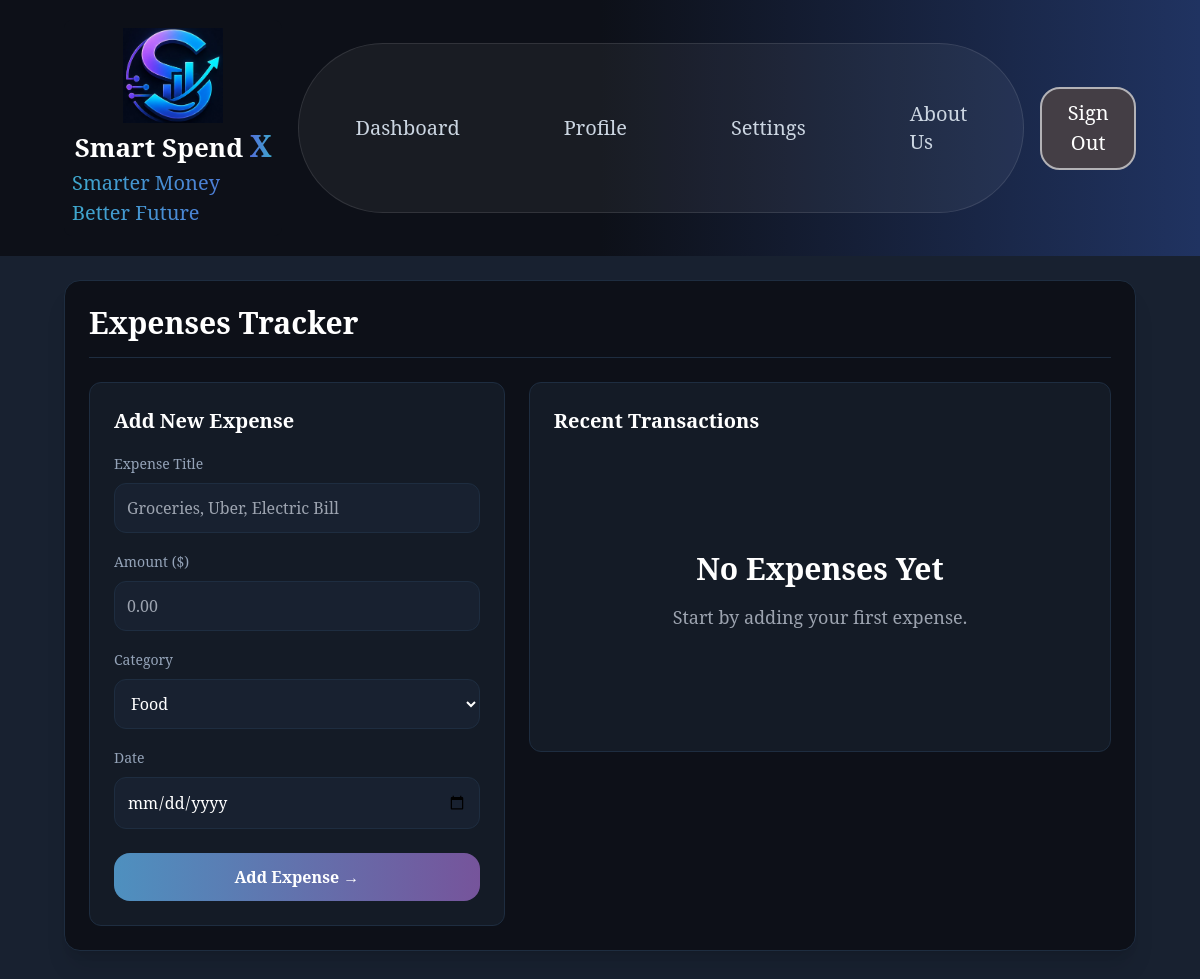
Page /expenses/ (signed in) on the earlier database version.
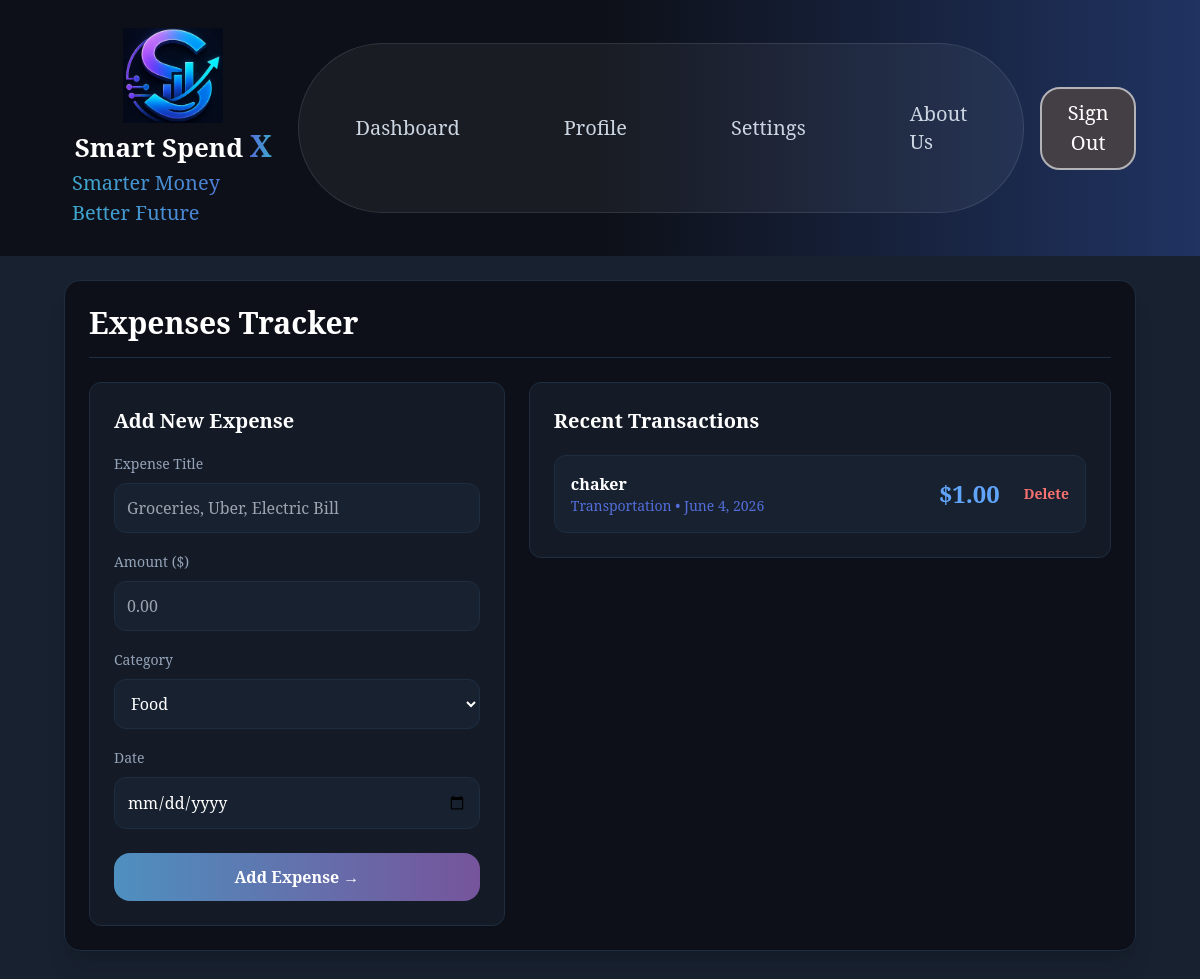
Same page on the later database version.
### app1/models.py (models this page shows, shortened)
class Expense(models.Model):
    CATEGORY_CHOICES = [
        ("Food", "Food"),
        ("Transportation", "Transportation"),
        ("Entertainment", "Entertainment"),
        ("Bills", "Bills"),
        ("Other", "Other"),
    ]
    user = models.ForeignKey(User, on_delete=models.CASCADE, null=True, blank=True)
    title = models.CharField(max_length=100)
    amount = models.DecimalField(max_digits=10, decimal_places=2)
    category = models.CharField(max_length=50, choices=CATEGORY_CHOICES)
    date = models.DateField()

### app1/views.py (the view, shortened to what this page needs)
# urls.py: path("expenses/", views.expenses_view, name="expenses"),
@login_required
def expenses_view(request):
    expenses = Expense.objects.filter(user=request.user).order_by("-date")
    return render(request, "expenses.html", {
        "expenses": expenses,
        "currency": get_currency_symbol(request.user),
    })

### app1/views.py (called while the page is built)
def get_currency_symbol(user):
    try:
        profile = user.userprofile
        symbols = {'USD': '$', 'ILS': '₪', 'EUR': '€'}
        return symbols.get(profile.currency, '$')
    except Exception:
        return '$'

### app1/templates/expenses.html (shortened to what the changed rows need)
{% load static %}
<!DOCTYPE html>
<html lang="en">
<head>
<link rel="stylesheet" href="https://cdnjs.cloudflare.com/ajax/libs/font-awesome/6.5.0/css/all.min.css">
<script src="https://cdn.tailwindcss.com"></script>
</head>
<body class="bg-[#182130] text-[#b8d5d9] min-h-screen flex flex-col gap-6">
<nav class="bg-gradient-to-r from-[#0d1018] via-[#0d1018] to-[#203361] px-6 md:px-16 py-5 relative z-50">
<div class="max-w-8xl mx-auto flex justify-between items-center">
<div class="flex flex-col items-center bg-[#0d1018] p-2 rounded-lg min-w-[200px]">
<h1 class="text-white text-[26px] font-bold">
        Smart Spend
<span class="text-[30px] bg-gradient-to-r from-[#536eda] via-[#3ea8cd] to-[#76549b] bg-clip-text text-transparent animate-gradient">X</span>
</h1>
</div>
</div>
</nav>
<main class="max-w-7xl mx-auto w-full px-4 md:px-16 flex-1 mb-10">
<section class="w-full bg-[#0d1018] p-6 rounded-2xl border border-[#1e2d40] shadow-xl">
    <h2 class="text-3xl font-bold border-b border-[#1e2d40] pb-4 mb-6 text-white">
        Expenses Tracker
</h2>
    <div class="grid grid-cols-1 lg:grid-cols-[1fr_1.4fr] gap-6 items-start">
<div class="border border-[#1e2d40] bg-[#141b26] rounded-xl p-6">
            <div id="expenses-list" class="space-y-4">
                {% if expenses %}
                    {% for expense in expenses %}
<div id="expense-{{ expense.id }}"
                         class="p-4 rounded-xl bg-[#182130] border border-[#1e2d40] flex justify-between items-center hover:border-slate-600 transition-colors">
<div>
<h4 class="text-white font-bold">{{ expense.title }}</h4>
<p class="text-sm text-[#536eda]">{{ expense.category }} • {{ expense.date }}</p>
</div>
<div class="flex items-center gap-6">
<span class="text-2xl font-bold text-blue-400">{{ currency }}{{ expense.amount }}</span>
<button onclick="deleteExpense({{ expense.id }})"
                                    class="text-red-400 hover:text-red-300 transition duration-300 font-semibold text-sm">
                                Delete
</button>
</div>
</div>
                    {% endfor %}
                {% else %}
<div id="no-expenses" class="text-center py-24">
<h3 class="text-3xl font-bold mb-4 text-white">No Expenses Yet</h3>
<p class="text-gray-400 text-lg">Start by adding your first expense.</p>
</div>
                {% endif %}
</div>
</div>
    </div>
</section>
</main>
</body>
</html>

Differences in the rows shown:
added Expense: title "chaker", category "Transportation", date "June 4, 2026", currency "$", amount "1.00"
Other differences:
text no longer shown: "No Expenses Yet Start by adding your first expense."
